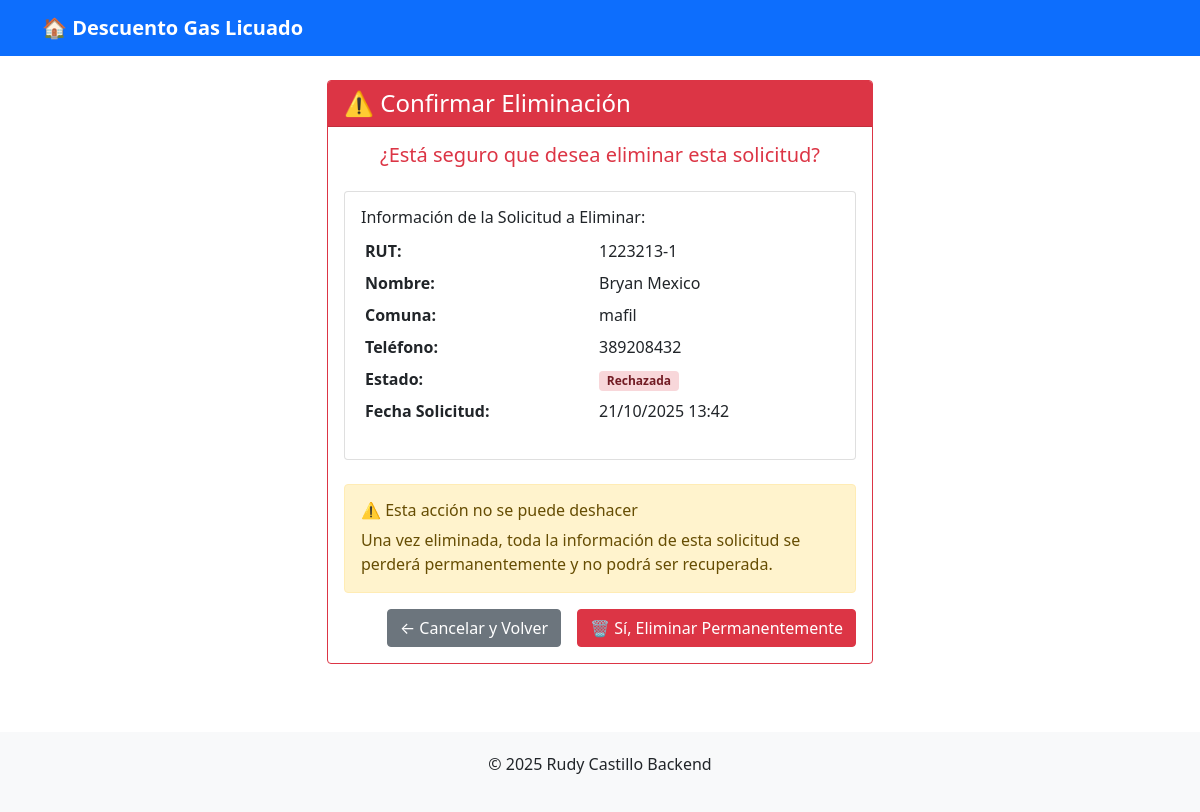
The app's page /solicitudes/3/eliminar/ with its own data.
### solicitudes/models.py (models this page shows, shortened)
class Solicitud(models.Model):
    ESTADOS = [
        ('PENDIENTE', 'Pendiente'),
        ('ACEPTADA', 'Aceptada'),
        ('RECHAZADA', 'Rechazada'),
        ('EXPIRADA', 'Expirada'),
    ]
    rut = models.CharField(max_length=12, unique=True, verbose_name="RUT")
    nombres = models.CharField(max_length=100, verbose_name="Nombres")
    apellidos = models.CharField(max_length=100, verbose_name="Apellidos")
    direccion = models.CharField(max_length=200, verbose_name="Dirección")
    telefono = models.CharField(max_length=15, verbose_name="Teléfono")
    comuna = models.CharField(max_length=50, verbose_name="Comuna")
    fecha_solicitud = models.DateTimeField(auto_now_add=True, verbose_name="Fecha de Solicitud")
    fecha_aceptacion = models.DateTimeField(null=True, blank=True, verbose_name="Fecha de Aceptación")
    estado = models.CharField(max_length=10, choices=ESTADOS, default='PENDIENTE', verbose_name="Estado")
    class Meta:
        verbose_name = "Solicitud"
        verbose_name_plural = "Solicitudes"

### solicitudes/views.py (the view)
# urls.py: path('solicitudes/<int:id>/eliminar/', views.eliminar_solicitud, name='eliminar_solicitud'),
def eliminar_solicitud(request, id):
    solicitud = get_object_or_404(Solicitud, id=id)
    if request.method == 'POST':
        rut = solicitud.rut
        solicitud.delete()
        messages.success(request, f'Solicitud de {rut} eliminada exitosamente')
        return redirect('listar_solicitudes')
    return render(request, 'solicitudes/confirmar_eliminar.html', {'solicitud': solicitud})

### solicitudes/templates/solicitudes/confirmar_eliminar.html (shortened to what this page needs)
{% extends 'solicitudes/base.html' %}
{% block content %}
<div class="row justify-content-center">
    <div class="col-md-6">
        <div class="card border-danger">
            <div class="card-header bg-danger text-white">
                <h4 class="mb-0">⚠️ Confirmar Eliminación</h4>
            </div>
            <div class="card-body">
                <div class="text-center mb-4">
                    <h5 class="text-danger">¿Está seguro que desea eliminar esta solicitud?</h5>
                </div>
                <div class="card mb-4">
                    <div class="card-body">
                        <h6>Información de la Solicitud a Eliminar:</h6>
                        <table class="table table-sm table-borderless">
                            <tr>
                                <td><strong>RUT:</strong></td>
                                <td>{{ solicitud.rut }}</td>
                            </tr>
                            <tr>
                                <td><strong>Nombre:</strong></td>
                                <td>{{ solicitud.nombres }} {{ solicitud.apellidos }}</td>
                            </tr>
                            <tr>
                                <td><strong>Comuna:</strong></td>
                                <td>{{ solicitud.comuna }}</td>
                            </tr>
                            <tr>
                                <td><strong>Teléfono:</strong></td>
                                <td>{{ solicitud.telefono }}</td>
                            </tr>
                            <tr>
                                <td><strong>Estado:</strong></td>
                                <td>
                                    <span class="badge estado-{{ solicitud.estado|lower }}">
                                        {{ solicitud.get_estado_display }}
                                    </span>
                                </td>
                            </tr>
                            <tr>
                                <td><strong>Fecha Solicitud:</strong></td>
                                <td>{{ solicitud.fecha_solicitud|date:"d/m/Y H:i" }}</td>
                            </tr>
                        </table>
                    </div>
                </div>
                <div class="alert alert-warning">
                    <h6>⚠️ Esta acción no se puede deshacer</h6>
                    <p class="mb-0">
                        Una vez eliminada, toda la información de esta solicitud se perderá
                        permanentemente y no podrá ser recuperada.
                    </p>
                </div>
                <form method="post">
                    <div class="d-grid gap-2 d-md-flex justify-content-md-end">
                        <a href="{% url 'detalle_solicitud' solicitud.id %}" class="btn btn-secondary me-md-2">
                            ← Cancelar y Volver
                        </a>
                        <button type="submit" class="btn btn-danger" onclick="return confirm('¿Está absolutamente seguro? Esta acción es irreversible.')">
                            🗑️ Sí, Eliminar Permanentemente
                        </button>
                    </div>
                </form>
            </div>
        </div>
    </div>
</div>
{% endblock %}

### solicitudes/templates/solicitudes/base.html (style rules this page uses)
.card { margin-bottom: 20px; }
.estado-rechazada { color: #721c24; background-color: #f8d7da; }

### records on screen
Solicitud: rut "1223213-1", nombres "Bryan", apellidos "Mexico", comuna "mafil", telefono "389208432", estado "Rechazada", fecha_solicitud "21/10/2025 13:42"
